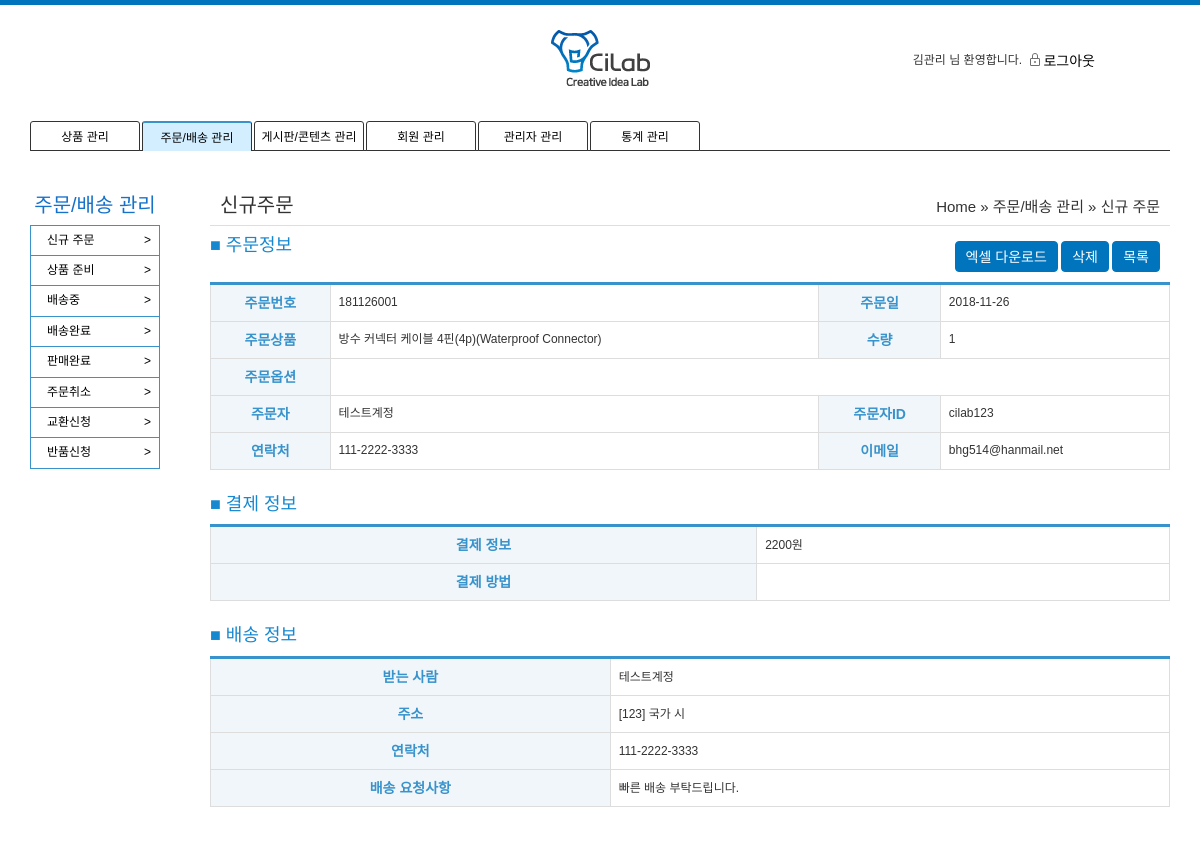
Page /admin/order/detail.php?no=39 (signed in) on the committed database.
### tables this page shows
CREATE TABLE `tb_order` (
  `pk_no` int(11) NOT NULL,
  `fk_order_number` varchar(50) DEFAULT NULL,
  `fd_date` date DEFAULT NULL,
  `fd_product_no` int(11) DEFAULT NULL,
  `fd_product_name` varchar(50) DEFAULT NULL,
  `fd_product_option` varchar(50) DEFAULT NULL,
  `fd_product_count` int(11) DEFAULT NULL,
  `fd_order_id` varchar(50) DEFAULT NULL,
  `fd_order_hp` varchar(50) DEFAULT NULL,
  `fd_order_name` varchar(50) DEFAULT NULL,
  `fd_order_mail` varchar(50) DEFAULT NULL,
  `fd_del_name` varchar(50) DEFAULT NULL,
  `fd_del_zip` varchar(50) DEFAULT NULL,
  `fd_del_address1` varchar(50) DEFAULT NULL,
  `fd_del_address2` varchar(50) DEFAULT NULL,
  `fd_del_address3` varchar(50) DEFAULT NULL,
  `fd_del_address4` varchar(50) DEFAULT NULL,
  `fd_del_hp` varchar(50) DEFAULT NULL,
  `fd_del_comment` varchar(50) DEFAULT NULL,
  `fd_price` int(11) DEFAULT NULL,
  `fd_del_fee` int(11) DEFAULT '0',
  `fd_payment` varchar(50) DEFAULT NULL,
  `fd_paynum` varchar(50) DEFAULT NULL,
  `fd_invoice_number` varchar(50) DEFAULT NULL,
  `fd_status` varchar(50) DEFAULT '1',
  `fd_status_msg` varchar(200) DEFAULT NULL,
  `fd_imp_uid` varchar(50) DEFAULT NULL,
  `fd_merchant_uid` varchar(50) DEFAULT NULL
);

### common.php (called while the page is built, shortened)
<?php
	include_once('config/db_config.php');
	$mysqli = new mysqli($host, $user, $pw, $dbName);
	function query_send($query){
		global $mysqli;
		return mysqli_query($mysqli, $query);
	}
	function order_detail($no){
		$query = 'select * from tb_order where pk_no = '.$no;
		$result = query_send($query);
		$info = mysqli_fetch_array($result);
		return $info;
	}
?>

### admin/order/detail.php (the view, shortened to what this page needs)
<?php
	include '../admin_header.php';
	include './side.php';
	include_once("../../common.php");
	$no = $_GET['no'];
	$type = $_GET['type'];
	$info = order_detail($no);
?>
<link href="http://cdnjs.cloudflare.com/ajax/libs/summernote/0.8.9/summernote.css" rel="stylesheet">
<section class="container">
	<div class="">
		<div class="tabletInner">
			<form>
				<fieldset>
					<div>
						<div class="admin_title">신규주문</div>
						<div class="admin_position">Home  » 주문/배송 관리 » 신규 주문</div>
					</div>
					<hr class="garo" style="display: block;">
					<div class="btn_div">
						<a class="btn type05" href="../data_download.php?type1=order&type2=3&no=<?=$no?>">엑셀 다운로드</a>
						<a id="info_del" class="btn type05">삭제</a>
						<a href="/admin/order/list.php?type=<?=$type?>" class="btn type05">목록</a>
					</div>
					<h4>■ 주문정보</h4>
					<table>
						<tbody>
							<tr>
								<th>주문번호</th>
								<td><?=$info['fk_order_number']?></td>
								<th>주문일</th>
								<td><?=$info['fd_date']?></td>
							</tr>
							<tr>
								<th>주문상품</th>
								<td><?=$info['fd_product_name']?></td>
								<th>수량</th>
								<td><?=$info['fd_product_count']?></td>
							</tr>
							<tr>
								<th>주문옵션</th>
								<td colspan="3"><?=$info['fd_product_option']?></td>
							</tr>
							<tr>
								<th>주문자</th>
								<td><?=$info['fd_order_name']?></td>
								<th>주문자ID</th>
								<td><?=$info['fd_order_id']?></td>
							</tr>
							<tr>
								<th>연락처</th>
								<td><?=$info['fd_order_hp']?></td>
								<th>이메일</th>
								<td><?=$info['fd_order_mail']?></td>
							</tr>
						</tbody>
					</table>
					<h4>■ 결제 정보</h4>
					<table>
						<tbody>
							<tr>
								<th>결제 정보</th>
								<td colspan="3"><?=$info['fd_price']?>원</td>
							</tr>
							<tr>
								<th>결제 방법</th>
								<td colspan="3"><?=$info['fd_payment']?></td>
							</tr>
						</tbody>
					</table>
					<h4>■ 배송 정보</h4>
					<table>
						<tbody>
							<tr>
								<th>받는 사람</th>
								<td colspan="3"><?=$info['fd_del_name']?></td>
							</tr>
							<tr>
								<th>주소</th>
								<td colspan="3">[<?=$info['fd_del_zip']?>] <?=$info['fd_del_address1']?> <?=$info['fd_del_address2']?></td>
							</tr>
							<tr>
								<th>연락처</th>
								<td colspan="3"><?=$info['fd_del_hp']?></td>
							</tr>
							<tr>
								<th>배송 요청사항</th>
								<td colspan="3"><?=$info['fd_del_comment']?></td>
							</tr>
						</tbody>
					</table>
				</fieldset>
			</form>
		</div>
	</div>
</section>
</body>
</html>

### css/common.css (style rules this page uses)
* { margin:0; padding:0; font-family: 'Noto Sans KR', sans-serif; list-style:none; vertical-align:middle; }
h1, h2, h3, h4, h5, h6 { font-size:14px; color:#333; }
a, div, p, td, th, select,option { font-size:12px; color:#333; }
article, aside, hgroup, header, footer, figure, figcaption, nav, section, time, mark, canvas, video, audio, details, summary { display:block; }
form { display:inline; margin:0; border:0; padding:0; }
table { border-collapse:collapse; width:100%; }
a { text-decoration:none; }

### css/style.css (style rules this page uses)
html { overflow-y: scroll; }
html, body { height: 100%; }
.btn { display: inline-block; line-height: 1.2; cursor: pointer; }
.btn.type05 { padding: 0px 10px; box-sizing: border-box; line-height: 31px; height: 31px; font-size: 14px; color: #fff; vertical-align: middle; border: 1px solid #0074bd; border-radius: 4px; background: #0074bd; }

### css/default.css (style rules this page uses)
html { overflow-y:scroll }
body { margin:0;padding:0;font-size:0.75em }
html, h1, h2, h3, h4, h5, h6, form, fieldset, img { margin:0;padding:0;border:0 !important }
h1, h2, h3, h4, h5, h6 { font-size:1em }
article, aside, details, figcaption, figure, footer, header, hgroup, menu, nav, section { display:block }
hr { display:none }
a:link, a:visited { color:#000;text-decoration:none }

### admin/css/style.css (style rules this page uses)
* { margin: 0; padding: 0 }
body { font-family: "Lato", sans-serif, "맑은 고딕", font-size : 0.75em; color: #333 }
h4 { color: #1788d0 !important; }
.container { float: right; width: calc(100% - 200px) !important; font-size: 28px; padding: 0 30px 30px 10px !important; }
hr.garo { border: solid #dedede; border-width: 1px 0 0; margin-top: 5px; margin-bottom: 5px; }
.admin_position { text-align: right; display: inline-block; margin-right: 10px; margin-top: 5px; font-size: 15px; float: right; }
.admin_title { text-align: left; display: inline-block; margin-left: 10px; font-size: 20px; width: 40%; }
.btn_div, .search_div { float: right; margin: 10px; }
table { border-collapse: collapse; border-top: 3px solid #3892cb; margin-bottom: 25px; }
table th { color: #3892cb; background: #f0f6f9; text-align: center; font-size: 14px !important; }
table th, table td { padding: 8px; border: 1px solid #ddd; }

### css/tablet.css (style rules this page uses)
.tabletInner { padding:0 10px; }

### css/mobile.css (style rules this page uses)
html { overflow-y:scroll }
body { margin:0;padding:0;font-size:0.75em }
html, h1, h2, h3, h4, h5, h6, form, fieldset, img { margin:0;padding:0;border:0 }
h1, h2, h3, h4, h5, h6 { font-size:1em }
article, aside, details, figcaption, figure, footer, header, hgroup, menu, nav, section { display:block }
hr { display:none }
a:link, a:visited { color:#000;text-decoration:none }

### rows in the picture
tb_order: fk_order_number "181126001", fd_date "2018-11-26", fd_product_name "방수 커넥터 케이블 4핀(4p)(Waterproof Connector)", fd_product_count "1", fd_order_name "테스트계정", fd_order "cilab123", fd_order_hp "111-2222-3333", fd_order_mail "bhg514@hanmail.net", fd_price "2200", fd_del_name "테스트계정", fd_del_zip "123", fd_del_address1 "국가", fd_del_address2 "시", fd_del_hp "111-2222-3333", fd_del_comment "빠른 배송 부탁드립니다."

### other values in the picture
$user_name "김관리"
